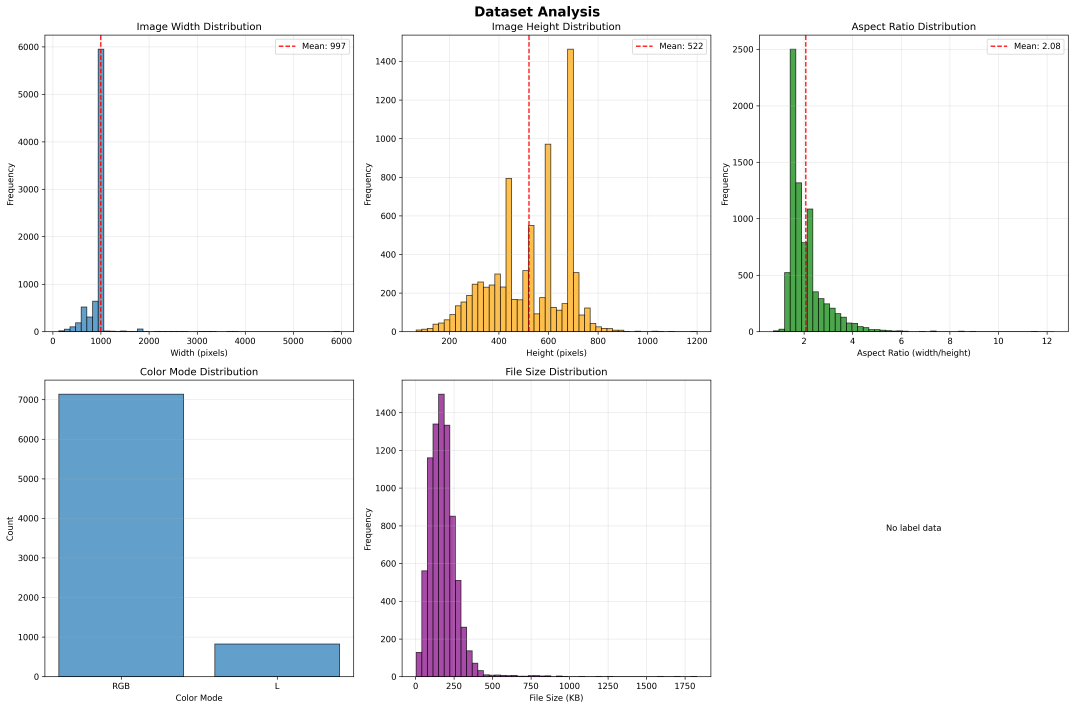
#> input picture preprocessed_data/test/dataset_analysis.png, 5370 x 3543 px (shown at 1/5 size); its folder holds only this picture in this run
$ python preprocess_data.py
#> lines starting #> are read from the running program, lines starting #| are printed output that depends on the picture
"""
Data Preprocessing and Analysis for Humpback Whale Identification
- Analyzes image properties (sizes, color modes, distributions)
- Applies preprocessing transformations
- Creates cleaned/processed datasets
- Generates visualizations of data characteristics
"""

import os
from pathlib import Path
from typing import Dict, List, Tuple
from collections import Counter, defaultdict

import numpy as np
import pandas as pd
from PIL import Image
import matplotlib.pyplot as plt
import seaborn as sns
from tqdm import tqdm

# -------------------------
# Configuration
# -------------------------

DATA_DIR = Path("Data")
TRAIN_DIR = DATA_DIR / "train"
TEST_DIR = DATA_DIR / "test"
TRAIN_CSV = DATA_DIR / "train.csv"

OUTPUT_DIR = Path("preprocessed_data")
OUTPUT_DIR.mkdir(exist_ok=True)

# Target image size for preprocessing
TARGET_SIZE = (224, 224)

# -------------------------
# Image Analysis Functions
# -------------------------

def analyze_images(image_dir: Path, csv_path: Path = None, max_samples: int = None) -> Dict:
    """
    Analyze image properties in the dataset.

    Args:
        image_dir: Directory containing images
        csv_path: Optional CSV with image labels
        max_samples: Limit analysis to first N images (None = all)

    Returns:
        Dictionary with analysis results
    """
    print(f"\n{'='*60}")
    print(f"Analyzing images in: {image_dir}")
    print(f"{'='*60}\n")

    # Load metadata if available
    df = None
    if csv_path and csv_path.exists():
        df = pd.read_csv(csv_path)
        print(f"Loaded metadata: {len(df)} samples\n")

    # Get list of images
    image_files = list(image_dir.glob("*.jpg")) + list(image_dir.glob("*.png"))
    if max_samples:
        image_files = image_files[:max_samples]

    print(f"Found {len(image_files)} images")

    # Initialize counters
    sizes = []
    widths = []
    heights = []
    modes = []
    aspect_ratios = []
    file_sizes = []
    corrupted = []

    # Analyze each image
    for img_path in tqdm(image_files, desc="Analyzing images"):
        try:
            # Get file size
            file_sizes.append(img_path.stat().st_size / 1024)  # KB

            # Load image
            img = Image.open(img_path)
#> img is the input picture: PIL image 5370x3543 RGBA; mean R, G, B, A 239.7, 241.6, 243.2, 255

            # Get properties
            width, height = img.size
#> width = 5370; height = 3543
            widths.append(width)
            heights.append(height)
            sizes.append((width, height))
            modes.append(img.mode)
            aspect_ratios.append(width / height)

            img.close()

        except Exception as e:
            print(f"Error loading {img_path.name}: {e}")
            corrupted.append(img_path.name)

    # Compile statistics
    results = {
        'total_images': len(image_files),
        'corrupted': corrupted,
        'num_corrupted': len(corrupted),
        'widths': widths,
        'heights': heights,
        'sizes': sizes,
        'modes': modes,
        'aspect_ratios': aspect_ratios,
        'file_sizes': file_sizes,
    }

    # Print summary
    print(f"\n{'='*60}")
    print("IMAGE ANALYSIS SUMMARY")
    print(f"{'='*60}\n")

    print(f"Total images analyzed: {len(image_files)}")
    print(f"Corrupted images: {len(corrupted)}")

    print(f"\nImage Dimensions:")
    print(f"  Width  - min: {min(widths)}, max: {max(widths)}, mean: {np.mean(widths):.1f}")
#|   Width  - min: 5370, max: 5370, mean: 5370.0
    print(f"  Height - min: {min(heights)}, max: {max(heights)}, mean: {np.mean(heights):.1f}")
#|   Height - min: 3543, max: 3543, mean: 3543.0

    print(f"\nAspect Ratios:")
    print(f"  Min: {min(aspect_ratios):.2f}")
#|   Min: 1.52
    print(f"  Max: {max(aspect_ratios):.2f}")
#|   Max: 1.52
    print(f"  Mean: {np.mean(aspect_ratios):.2f}")
#|   Mean: 1.52

    print(f"\nColor Modes:")
    mode_counts = Counter(modes)
#> mode_counts = {'RGBA': 1}
    for mode, count in mode_counts.most_common():
        print(f"  {mode}: {count} ({100*count/len(modes):.1f}%)")

    print(f"\nMost Common Resolutions:")
    size_counts = Counter(sizes)
#> size_counts = {(5370, 3543): 1}
    for size, count in size_counts.most_common(10):
        print(f"  {size[0]}x{size[1]}: {count} images")

    print(f"\nFile Sizes (KB):")
    print(f"  Min: {min(file_sizes):.1f}")
    print(f"  Max: {max(file_sizes):.1f}")
    print(f"  Mean: {np.mean(file_sizes):.1f}")

    # Analyze labels if available
    if df is not None:
        print(f"\n{'='*60}")
        print("LABEL ANALYSIS")
        print(f"{'='*60}\n")

        label_counts = df['Id'].value_counts()

        print(f"Total unique whale IDs: {len(label_counts)}")
        print(f"\nSamples per whale ID:")
        print(f"  Min: {label_counts.min()}")
        print(f"  Max: {label_counts.max()}")
        print(f"  Mean: {label_counts.mean():.2f}")
        print(f"  Median: {label_counts.median():.1f}")

        # Check for new_whale
        if 'new_whale' in label_counts.index:
            print(f"\n'new_whale' samples: {label_counts['new_whale']}")

        print(f"\nTop 10 most common whale IDs:")
        for whale_id, count in label_counts.head(10).items():
            print(f"  {whale_id}: {count} samples")

        # Distribution statistics
        print(f"\nDistribution of samples per ID:")
        print(f"  IDs with 1 sample: {(label_counts == 1).sum()}")
        print(f"  IDs with 2 samples: {(label_counts == 2).sum()}")
        print(f"  IDs with 3-5 samples: {((label_counts >= 3) & (label_counts <= 5)).sum()}")
        print(f"  IDs with 6-10 samples: {((label_counts >= 6) & (label_counts <= 10)).sum()}")
        print(f"  IDs with >10 samples: {(label_counts > 10).sum()}")

        results['label_counts'] = label_counts
        results['df'] = df

    return results


def visualize_analysis(results: Dict, output_dir: Path):
    """
    Create visualizations of the analysis results.

    Args:
        results: Dictionary from analyze_images()
        output_dir: Directory to save plots
    """
    print(f"\n{'='*60}")
    print("Creating Visualizations")
    print(f"{'='*60}\n")

    fig, axes = plt.subplots(2, 3, figsize=(18, 12))
    fig.suptitle('Dataset Analysis', fontsize=16, fontweight='bold')

    # 1. Width distribution
    ax = axes[0, 0]
    ax.hist(results['widths'], bins=50, edgecolor='black', alpha=0.7)
    ax.axvline(np.mean(results['widths']), color='red', linestyle='--',
               label=f"Mean: {np.mean(results['widths']):.0f}")
    ax.set_xlabel('Width (pixels)')
    ax.set_ylabel('Frequency')
    ax.set_title('Image Width Distribution')
    ax.legend()
    ax.grid(alpha=0.3)

    # 2. Height distribution
    ax = axes[0, 1]
    ax.hist(results['heights'], bins=50, edgecolor='black', alpha=0.7, color='orange')
    ax.axvline(np.mean(results['heights']), color='red', linestyle='--',
               label=f"Mean: {np.mean(results['heights']):.0f}")
    ax.set_xlabel('Height (pixels)')
    ax.set_ylabel('Frequency')
    ax.set_title('Image Height Distribution')
    ax.legend()
    ax.grid(alpha=0.3)

    # 3. Aspect ratio distribution
    ax = axes[0, 2]
    ax.hist(results['aspect_ratios'], bins=50, edgecolor='black', alpha=0.7, color='green')
    ax.axvline(np.mean(results['aspect_ratios']), color='red', linestyle='--',
               label=f"Mean: {np.mean(results['aspect_ratios']):.2f}")
    ax.set_xlabel('Aspect Ratio (width/height)')
    ax.set_ylabel('Frequency')
    ax.set_title('Aspect Ratio Distribution')
    ax.legend()
    ax.grid(alpha=0.3)

    # 4. Color mode distribution
    ax = axes[1, 0]
    mode_counts = Counter(results['modes'])
#> mode_counts = {'RGBA': 1}
    modes_list = list(mode_counts.keys())
#> modes_list = ['RGBA']
    counts_list = list(mode_counts.values())
#> counts_list = [1]
    ax.bar(modes_list, counts_list, edgecolor='black', alpha=0.7)
    ax.set_xlabel('Color Mode')
    ax.set_ylabel('Count')
    ax.set_title('Color Mode Distribution')
    ax.grid(alpha=0.3, axis='y')

    # 5. File size distribution
    ax = axes[1, 1]
    ax.hist(results['file_sizes'], bins=50, edgecolor='black', alpha=0.7, color='purple')
    ax.set_xlabel('File Size (KB)')
    ax.set_ylabel('Frequency')
    ax.set_title('File Size Distribution')
    ax.grid(alpha=0.3)

    # 6. Label distribution (if available)
    ax = axes[1, 2]
    if 'label_counts' in results:
        label_counts = results['label_counts']
        # Plot histogram of samples per ID
        samples_per_id = label_counts.values
        ax.hist(samples_per_id[samples_per_id <= 50], bins=50,
                edgecolor='black', alpha=0.7, color='red')
        ax.set_xlabel('Samples per Whale ID')
        ax.set_ylabel('Number of IDs')
        ax.set_title('Label Distribution (≤50 samples)')
        ax.set_yscale('log')
        ax.grid(alpha=0.3)
    else:
        ax.text(0.5, 0.5, 'No label data', ha='center', va='center')
        ax.axis('off')

    plt.tight_layout()
    plot_path = output_dir / 'dataset_analysis.png'
    plt.savefig(plot_path, dpi=300, bbox_inches='tight')
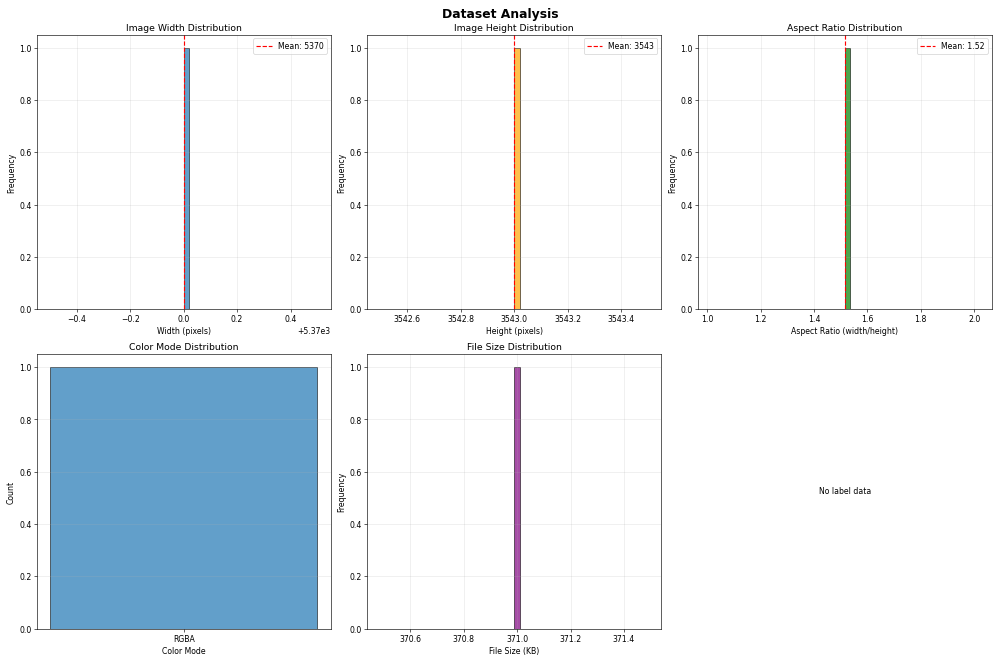
#> figure drawn by matplotlib, 5 panels; panel 1: tallest bar 1 high, from x = 5370 to 5370; panel 2: tallest bar 1 high, from x = 3543 to 3543; panel 3: tallest bar 1 high, from x = 1.52 to 1.54; panel 5: tallest bar 1 high, from x = 371 to 371
    print(f"Saved visualization: {plot_path}")
    plt.close()

    # Additional plot: Top resolution sizes
    if len(results['sizes']) > 0:
        fig, ax = plt.subplots(figsize=(12, 6))
        size_counts = Counter(results['sizes'])
#> size_counts = {(5370, 3543): 1}
        top_sizes = size_counts.most_common(20)
#> top_sizes = [((5370, 3543), 1)]

        labels = [f"{w}x{h}" for (w, h), _ in top_sizes]
        counts = [count for _, count in top_sizes]

        ax.barh(labels, counts, edgecolor='black', alpha=0.7)
        ax.set_xlabel('Number of Images')
        ax.set_ylabel('Resolution (WxH)')
        ax.set_title('Top 20 Most Common Image Resolutions')
        ax.grid(alpha=0.3, axis='x')

        plt.tight_layout()
        plot_path = output_dir / 'top_resolutions.png'
        plt.savefig(plot_path, dpi=300, bbox_inches='tight')
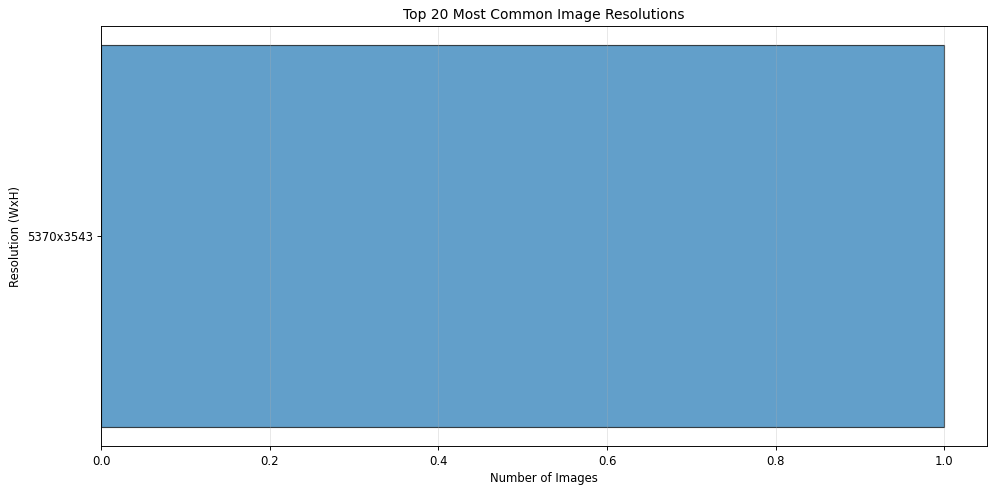
#> figure drawn by matplotlib, 1 panel
        print(f"Saved visualization: {plot_path}")
        plt.close()


# [142 lines left out: functions check_image_quality, create_preprocessed_dataset_info, display_sample_images, not called in this run]


# -------------------------
# Main Execution
# -------------------------

def main():
    """Main preprocessing pipeline."""

    print("\n" + "="*60)
    print("HUMPBACK WHALE DATA PREPROCESSING")
    print("="*60 + "\n")

    # Step 1: Analyze training images
    if TRAIN_DIR.exists() and TRAIN_CSV.exists():
        train_results = analyze_images(TRAIN_DIR, TRAIN_CSV, max_samples=None)

        # Step 2: Create visualizations
        visualize_analysis(train_results, OUTPUT_DIR)

        # Step 3: Display sample images
        if 'df' in train_results:
            display_sample_images(train_results['df'], TRAIN_DIR, n_samples=12)

        # Step 4: Create preprocessing info
        if 'df' in train_results:
            prep_df = create_preprocessed_dataset_info(
                train_results['df'],
                TRAIN_DIR,
                OUTPUT_DIR
            )

            # Save clean dataset (only valid images)
            clean_df = prep_df[prep_df['valid']].copy()
            clean_df = clean_df[['Image', 'Id']]
            clean_path = OUTPUT_DIR / 'train_clean.csv'
            clean_df.to_csv(clean_path, index=False)
            print(f"\nSaved clean training CSV to: {clean_path}")
            print(f"  Original: {len(train_results['df'])} samples")
            print(f"  Clean: {len(clean_df)} samples")
    else:
        print(f"Error: Training data not found!")
        print(f"  Expected CSV: {TRAIN_CSV}")
        print(f"  Expected directory: {TRAIN_DIR}")

    # Step 5: Analyze test images (if available)
    if TEST_DIR.exists():
        print("\n" + "="*60)
        test_results = analyze_images(TEST_DIR, csv_path=None, max_samples=None)

        # Create test visualizations
        test_output_dir = OUTPUT_DIR / "test"
        test_output_dir.mkdir(exist_ok=True)
        visualize_analysis(test_results, test_output_dir)

    print("\n" + "="*60)
    print("PREPROCESSING COMPLETE!")
    print("="*60)
    print(f"\nAll outputs saved to: {OUTPUT_DIR.absolute()}")
    print("\nRecommended preprocessing steps for training:")
    print("  1. Convert all images to RGB")
    print("  2. Resize to 224x224 (or 256x256)")
    print("  3. Normalize with ImageNet mean/std")
    print("  4. Apply augmentations: horizontal flip, rotation, color jitter")
    print("\nRecommended approach:")
    print("  - Use metric learning (triplet loss, ArcFace)")
    print("  - Pretrained backbones (ResNet50, EfficientNet)")
    print("  - Heavy augmentation due to class imbalance")
    print("="*60 + "\n")


if __name__ == "__main__":
    main()
